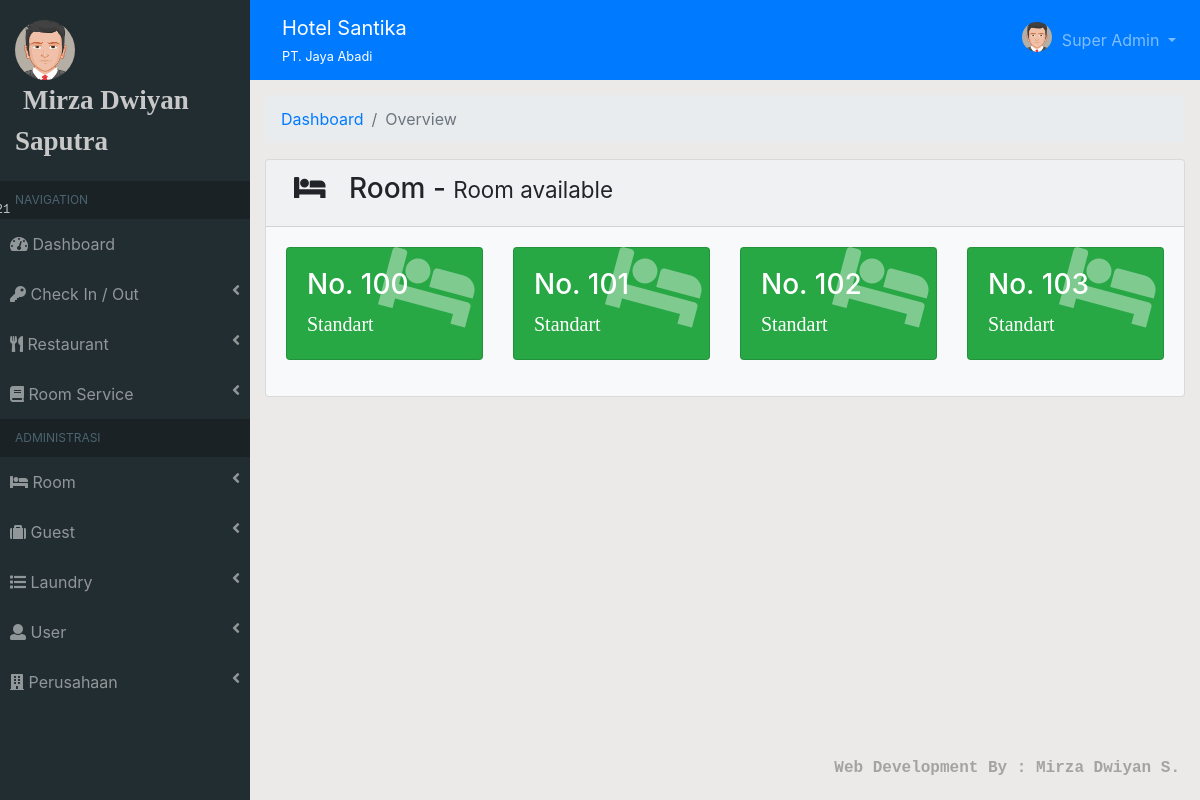
/?module=chek_in2 (signed in), run on an earlier commit of the app's database.
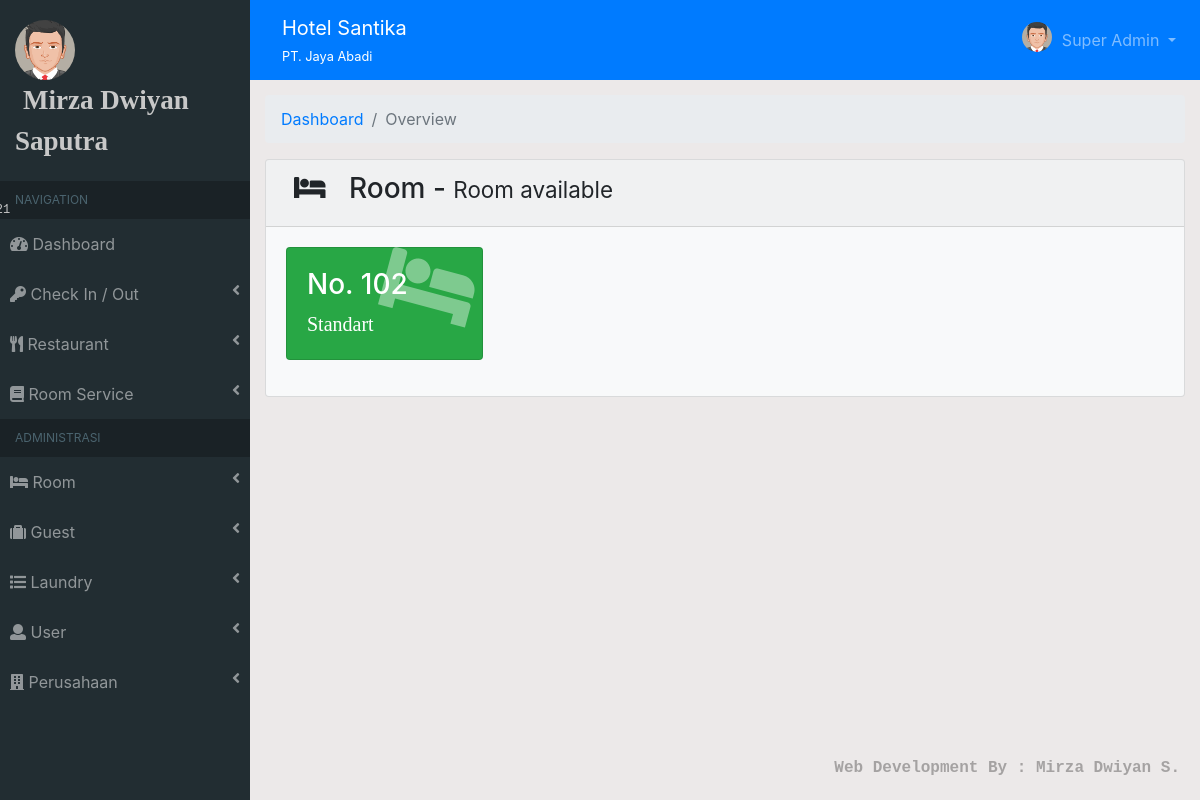
And on a later commit of the database.
### tables this page shows
CREATE TABLE `kamar` (
  `id_kamar` int(11) NOT NULL,
  `no_kamar` varchar(50) NOT NULL,
  `id_tipe_kamar` varchar(11) NOT NULL,
  `max_dewasa` varchar(10) NOT NULL,
  `max_anak` varchar(10) NOT NULL,
  `status` varchar(50) NOT NULL
);

CREATE TABLE `tipe_kamar` (
  `id_tipe_kamar` int(11) NOT NULL,
  `tipe_kamar` text NOT NULL,
  `harga_per_mlm` varchar(50) NOT NULL,
  `harga_per_org` varchar(50) NOT NULL
);

### template/module/chek_in2.php (the view)
<?php
    $query = mysqli_query($conn, "SELECT kamar.*, tipe_kamar.* FROM kamar, tipe_kamar WHERE status='tersedia' && tipe_kamar.id_tipe_kamar=kamar.id_tipe_kamar");
?>
<div class="container-fluid">
    <ol class="breadcrumb">
        <li class="breadcrumb-item"><a href="?dashboard">Dashboard</a></li>
        <li class="breadcrumb-item active">Overview</li>
    </ol>
    <div class="card bg-light">
        <div class="card-header"><h3><i class="fas fa-bed pr-3 pl-2"></i> Room - <span class="small">Room available</span></h3></div>
        <div class="card-body">
            <?php if(mysqli_num_rows($query) > 0){ ?>
            <div class="row">
                <?php foreach($query as $i) : ?>
                <div class="col-sm-3 mb-3">
                    <div class="card bg-success text-white">
                        <div class="card-body">
                            <div class="card-body-icon"><i class="fas fa-bed"></i></div>
                            <div class="mr-5">
                            <h3>No. <?=$i['no_kamar'];?></h3>
                            <span style="font-family: times;font-size: 20px"><?=$i['tipe_kamar'];?></span>
                            </div>
                        </div>
                    </div>
                </div>
                <?php endforeach; ?>
            </div>
            <?php } else { ?>
                <center><img src="assets/img/empty_cart.jpg" alt=""></center>
            <?php } ?>
        </div>
    </div>
</div>

What changed in the data, as far as the page shows it:
no longer on this page (row edited): kamar: no_kamar "100", id_tipe_kamar.tipe_kamar "Standart"
no longer on this page (row edited): kamar: no_kamar "101", id_tipe_kamar.tipe_kamar "Standart"
no longer on this page (row edited): kamar: no_kamar "103", id_tipe_kamar.tipe_kamar "Standart"
